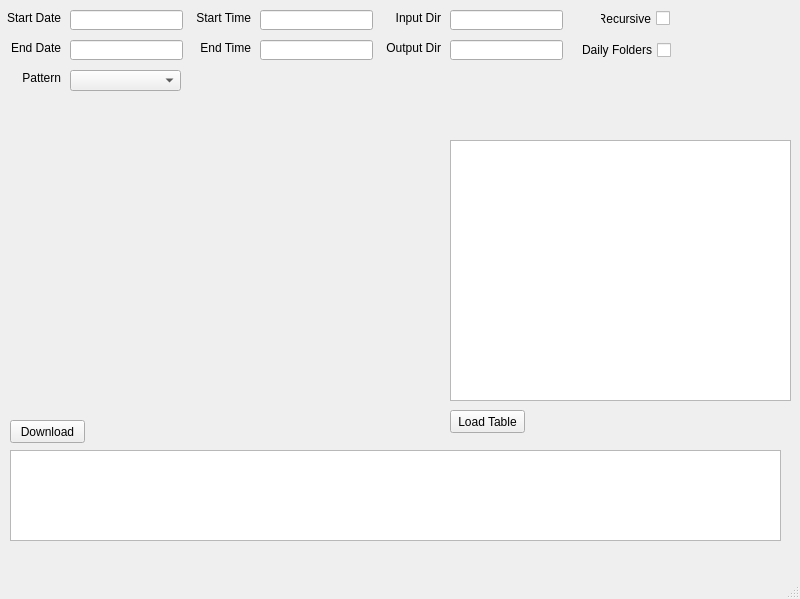
<?xml version="1.0" encoding="UTF-8"?>
<ui version="4.0">
 <class>MainWindow</class>
 <widget class="QMainWindow" name="MainWindow">
  <property name="geometry">
   <rect>
    <x>0</x>
    <y>0</y>
    <width>800</width>
    <height>599</height>
   </rect>
  </property>
  <property name="windowTitle">
   <string>MainWindow</string>
  </property>
  <widget class="QWidget" name="centralwidget">
   <widget class="QTableView" name="tableView_DisplayPSQL">
    <property name="geometry">
     <rect>
      <x>450</x>
      <y>140</y>
      <width>341</width>
      <height>261</height>
     </rect>
    </property>
   </widget>
   <widget class="QPushButton" name="pushButton_LoadTable">
    <property name="geometry">
     <rect>
      <x>450</x>
      <y>410</y>
      <width>75</width>
      <height>23</height>
     </rect>
    </property>
    <property name="text">
     <string>Load Table</string>
    </property>
   </widget>
   <widget class="QLabel" name="label_StartDate">
    <property name="geometry">
     <rect>
      <x>0</x>
      <y>10</y>
      <width>61</width>
      <height>16</height>
     </rect>
    </property>
    <property name="text">
     <string>Start Date</string>
    </property>
    <property name="alignment">
     <set>Qt::AlignRight|Qt::AlignTrailing|Qt::AlignVCenter</set>
    </property>
   </widget>
   <widget class="QLineEdit" name="lineEdit_StartDate">
    <property name="geometry">
     <rect>
      <x>70</x>
      <y>10</y>
      <width>113</width>
      <height>20</height>
     </rect>
    </property>
   </widget>
   <widget class="QLabel" name="label_EndDate">
    <property name="geometry">
     <rect>
      <x>0</x>
      <y>40</y>
      <width>61</width>
      <height>16</height>
     </rect>
    </property>
    <property name="text">
     <string>End Date</string>
    </property>
    <property name="alignment">
     <set>Qt::AlignRight|Qt::AlignTrailing|Qt::AlignVCenter</set>
    </property>
   </widget>
   <widget class="QLineEdit" name="lineEdit_EndDate">
    <property name="geometry">
     <rect>
      <x>70</x>
      <y>40</y>
      <width>113</width>
      <height>20</height>
     </rect>
    </property>
   </widget>
   <widget class="QLabel" name="label_EndTime">
    <property name="geometry">
     <rect>
      <x>190</x>
      <y>40</y>
      <width>61</width>
      <height>16</height>
     </rect>
    </property>
    <property name="text">
     <string>End Time</string>
    </property>
    <property name="alignment">
     <set>Qt::AlignRight|Qt::AlignTrailing|Qt::AlignVCenter</set>
    </property>
   </widget>
   <widget class="QLineEdit" name="lineEdit_EndTime">
    <property name="geometry">
     <rect>
      <x>260</x>
      <y>40</y>
      <width>113</width>
      <height>20</height>
     </rect>
    </property>
   </widget>
   <widget class="QLabel" name="label_StartDate_4">
    <property name="geometry">
     <rect>
      <x>190</x>
      <y>10</y>
      <width>61</width>
      <height>16</height>
     </rect>
    </property>
    <property name="text">
     <string>Start Time</string>
    </property>
    <property name="alignment">
     <set>Qt::AlignRight|Qt::AlignTrailing|Qt::AlignVCenter</set>
    </property>
   </widget>
   <widget class="QLineEdit" name="lineEdit_StartTime">
    <property name="geometry">
     <rect>
      <x>260</x>
      <y>10</y>
      <width>113</width>
      <height>20</height>
     </rect>
    </property>
   </widget>
   <widget class="QLabel" name="label_EndTime_2">
    <property name="geometry">
     <rect>
      <x>0</x>
      <y>70</y>
      <width>61</width>
      <height>16</height>
     </rect>
    </property>
    <property name="text">
     <string>Pattern</string>
    </property>
    <property name="alignment">
     <set>Qt::AlignRight|Qt::AlignTrailing|Qt::AlignVCenter</set>
    </property>
   </widget>
   <widget class="QComboBox" name="comboBox_Pattern">
    <property name="geometry">
     <rect>
      <x>70</x>
      <y>70</y>
      <width>111</width>
      <height>21</height>
     </rect>
    </property>
   </widget>
   <widget class="QLineEdit" name="lineEdit_InputDir">
    <property name="geometry">
     <rect>
      <x>450</x>
      <y>10</y>
      <width>113</width>
      <height>20</height>
     </rect>
    </property>
   </widget>
   <widget class="QLabel" name="label_StartDate_5">
    <property name="geometry">
     <rect>
      <x>380</x>
      <y>10</y>
      <width>61</width>
      <height>16</height>
     </rect>
    </property>
    <property name="text">
     <string>Input Dir</string>
    </property>
    <property name="alignment">
     <set>Qt::AlignRight|Qt::AlignTrailing|Qt::AlignVCenter</set>
    </property>
   </widget>
   <widget class="QLineEdit" name="lineEdit_OutputDir">
    <property name="geometry">
     <rect>
      <x>450</x>
      <y>40</y>
      <width>113</width>
      <height>20</height>
     </rect>
    </property>
   </widget>
   <widget class="QLabel" name="label_StartDate_6">
    <property name="geometry">
     <rect>
      <x>380</x>
      <y>40</y>
      <width>61</width>
      <height>16</height>
     </rect>
    </property>
    <property name="layoutDirection">
     <enum>Qt::LeftToRight</enum>
    </property>
    <property name="text">
     <string>Output Dir</string>
    </property>
    <property name="alignment">
     <set>Qt::AlignRight|Qt::AlignTrailing|Qt::AlignVCenter</set>
    </property>
   </widget>
   <widget class="QTextEdit" name="textEdit_Log">
    <property name="geometry">
     <rect>
      <x>10</x>
      <y>450</y>
      <width>771</width>
      <height>91</height>
     </rect>
    </property>
    <property name="textInteractionFlags">
     <set>Qt::NoTextInteraction</set>
    </property>
   </widget>
   <widget class="QPushButton" name="pushButton_Download">
    <property name="geometry">
     <rect>
      <x>10</x>
      <y>420</y>
      <width>75</width>
      <height>23</height>
     </rect>
    </property>
    <property name="text">
     <string>Download</string>
    </property>
   </widget>
   <widget class="QCheckBox" name="checkBox_Recursive">
    <property name="geometry">
     <rect>
      <x>600</x>
      <y>10</y>
      <width>70</width>
      <height>17</height>
     </rect>
    </property>
    <property name="layoutDirection">
     <enum>Qt::RightToLeft</enum>
    </property>
    <property name="text">
     <string>Recursive</string>
    </property>
   </widget>
   <widget class="QCheckBox" name="checkBox_DailyFolders">
    <property name="geometry">
     <rect>
      <x>580</x>
      <y>40</y>
      <width>91</width>
      <height>20</height>
     </rect>
    </property>
    <property name="layoutDirection">
     <enum>Qt::RightToLeft</enum>
    </property>
    <property name="text">
     <string>Daily Folders</string>
    </property>
   </widget>
  </widget>
  <widget class="QMenuBar" name="menubar">
   <property name="geometry">
    <rect>
     <x>0</x>
     <y>0</y>
     <width>800</width>
     <height>21</height>
    </rect>
   </property>
  </widget>
  <widget class="QStatusBar" name="statusbar"/>
 </widget>
 <resources/>
 <connections/>
</ui>
